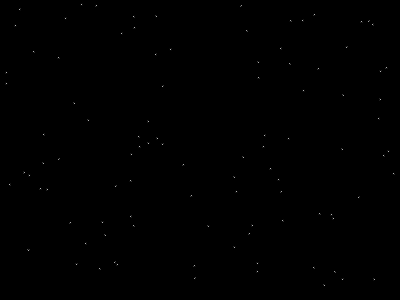
Frame 1 (no input)
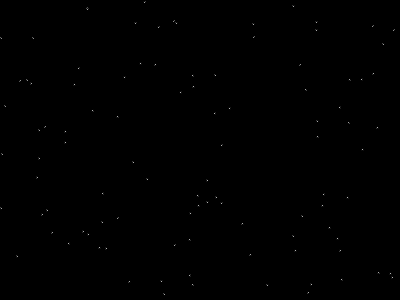
Frame 60 (the mouse pressed at the canvas centre just before this capture)
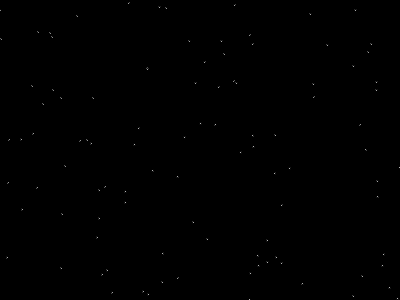
Frame 120 (the mouse held since frame 60 and released just before this capture)

The Processing sketch that drew these frames (run headless with seeded random() and noise(); from frame 60 on, the mouse is pressed at the canvas centre):

// Processing sketch: processing_119825
// ── processing_119825.pde

Star[] stararray = new Star[100];


void setup(){
 // smooth();

size (400,300);

for (int i =0; i<stararray.length; i++){
  stararray[i] = new Star(random(width),random(height),2);
}



}

void draw(){
background(0);



for(int i =0; i<stararray.length; i++){
stararray[i].display();
}

for(int i =0; i<stararray.length; i++){
stararray[i].move();
}
  
}

class Star {

  //declare variables
  float s;
  float x;
  float y;

  //constructor
  Star(float x_,float y_,float s_) {

    s = s_;
    x = x_;
    y = y_;
  }

  //functions
  void display() {
    //noStroke();
    fill(255);
    ellipse(x, y, s, s);
  }
  // move
  void move(){
  x+=1;
  y+=1;
  
  // if x goes out of screen bring back on the oposite side
  if(x<0){
  x = width;
}  
    if(x>width){
  x = 0;
  }
  // if y goes out of screen bring back on the oposite side
   if(y<0){
  y = height;
  }  
    if(y>height){
  y = 0;
  }
  
  
  }
  
}
